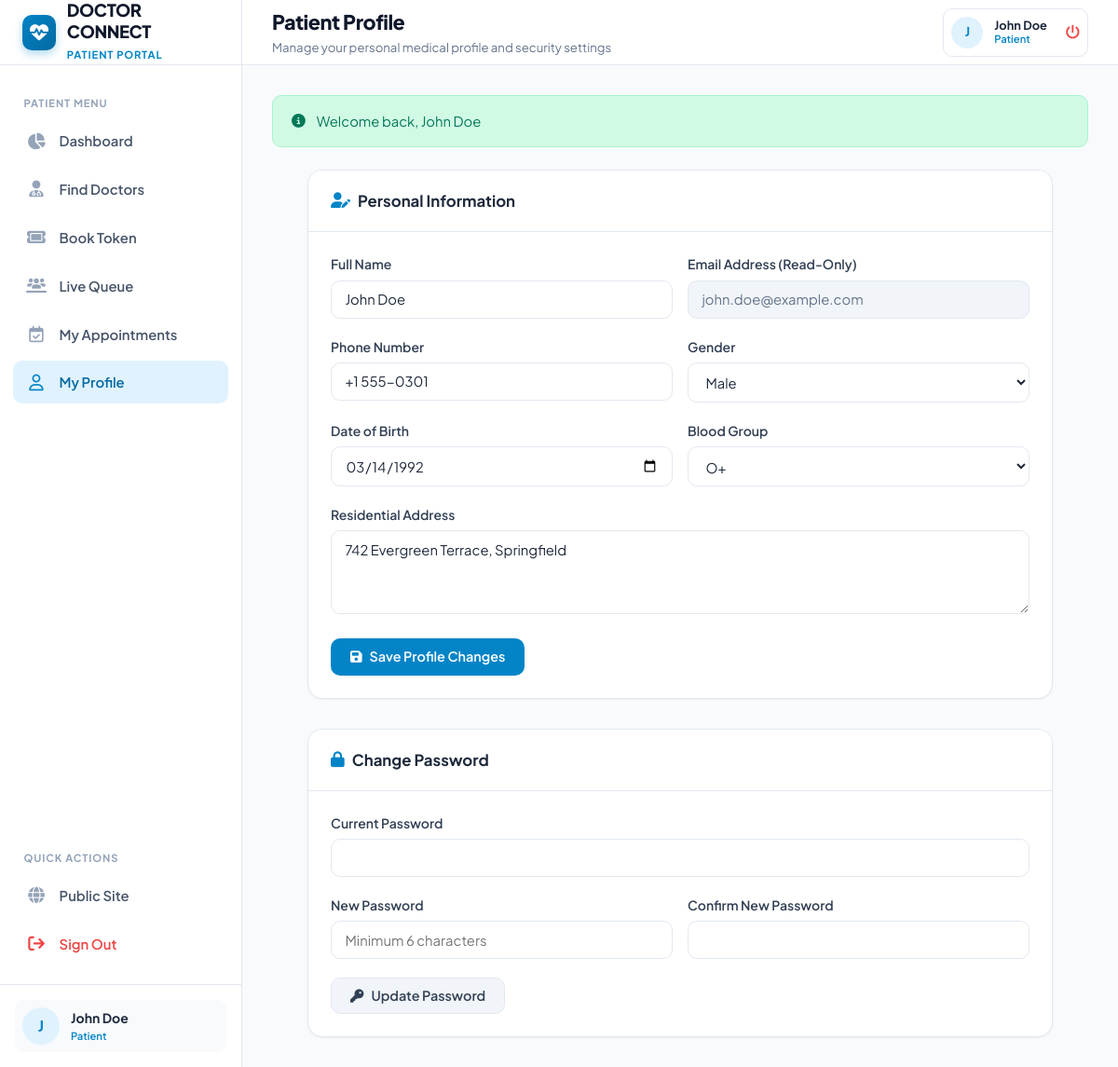
The page /patient/profile.php (signed in) on the database its author committed.
### tables this page shows
CREATE TABLE `users` (
  `id` INT AUTO_INCREMENT PRIMARY KEY,
  `name` VARCHAR(100) NOT NULL,
  `email` VARCHAR(150) NOT NULL UNIQUE,
  `password` VARCHAR(255) NOT NULL,
  `role` ENUM('patient', 'doctor', 'admin') NOT NULL DEFAULT 'patient',
  `phone` VARCHAR(30) NULL,
  `gender` ENUM('male', 'female', 'other') DEFAULT 'male',
  `date_of_birth` DATE NULL,
  `blood_group` VARCHAR(10) NULL,
  `address` TEXT NULL,
  `profile_image` VARCHAR(255) NULL,
  `created_at` TIMESTAMP DEFAULT CURRENT_TIMESTAMP,
  `updated_at` TIMESTAMP DEFAULT CURRENT_TIMESTAMP ON UPDATE CURRENT_TIMESTAMP,
  INDEX `idx_user_role` (`role`),
  INDEX `idx_user_email` (`email`)
);

### includes/functions.php (called while the page is built, shortened)
<?php
function e(?string $data): string
{
    return htmlspecialchars((string) ($data ?? ''), ENT_QUOTES, 'UTF-8');
}
function is_logged_in(): bool
{
    return !empty($_SESSION['user_id']);
}
function current_user(): ?array
{
    return [
        'id' => $_SESSION['user_id'] ?? null,
        'name' => $_SESSION['user_name'] ?? '',
        'email' => $_SESSION['user_email'] ?? '',
        'role' => $_SESSION['user_role'] ?? '',
        'doctor_id' => $_SESSION['doctor_id'] ?? null
    ];
}
function get_flash_message(): ?array
{
    if (isset($_SESSION['flash_message'])) {
        $msg = $_SESSION['flash_message'];
        return $msg;
    }
    return null;
}

### includes/auth_check.php (called while the page is built, shortened)
<?php
require_once __DIR__ . '/functions.php';
$currentUser = current_user();

### patient/profile.php (the view, shortened to what this page needs)
<?php
require_once __DIR__ . '/../includes/auth_check.php';
$pageTitle = 'Patient Profile';
$pageSubtitle = 'Manage your personal medical profile and security settings';
$pdo = get_db_connection();
$userId = (int)($currentUser['id'] ?? 0);
$stmt = $pdo->prepare("SELECT * FROM users WHERE id = ?");
$stmt->execute([$userId]);
$userData = $stmt->fetch();
require_once __DIR__ . '/../includes/header.php';
?>
<div style="max-width: 800px; margin: 0 auto;">
    <div class="card" style="margin-bottom: 2rem;">
        <div class="card-header">
            <div class="card-title">
                <i class="fa-solid fa-user-pen" style="color: var(--primary);"></i>
                Personal Information
            </div>
        </div>
        <div class="card-body">
            <form method="POST" action="profile.php">
                <div class="form-row">
                    <div class="form-group">
                        <label for="name" class="form-label">Full Name</label>
                        <input type="text" id="name" name="name" class="form-control" value="<?= e($userData['name']); ?>" required>
                    </div>
                    <div class="form-group">
                        <label class="form-label">Email Address (Read-Only)</label>
                        <input type="email" class="form-control" value="<?= e($userData['email']); ?>" disabled style="background: var(--slate-100); color: var(--slate-500);">
                    </div>
                </div>
                <div class="form-row">
                    <div class="form-group">
                        <label for="phone" class="form-label">Phone Number</label>
                        <input type="text" id="phone" name="phone" class="form-control" value="<?= e($userData['phone'] ?? ''); ?>">
                    </div>
                    <div class="form-group">
                        <label for="gender" class="form-label">Gender</label>
                        <select id="gender" name="gender" class="form-select">
                            <option value="male" <?= ($userData['gender'] ?? '') === 'male' ? 'selected' : ''; ?>>Male</option>
                        </select>
                    </div>
                </div>
                <div class="form-row">
                    <div class="form-group">
                        <label for="date_of_birth" class="form-label">Date of Birth</label>
                        <input type="date" id="date_of_birth" name="date_of_birth" class="form-control" value="<?= e($userData['date_of_birth'] ?? ''); ?>">
                    </div>
                    <div class="form-group">
                        <label for="blood_group" class="form-label">Blood Group</label>
                        <select id="blood_group" name="blood_group" class="form-select">
                            <?php foreach (['A+', 'A-', 'B+', 'B-', 'AB+', 'AB-', 'O+', 'O-'] as $bg): ?>
                                <option value="<?= $bg ?>" <?= ($userData['blood_group'] ?? '') === $bg ? 'selected' : ''; ?>><?= $bg ?></option>
                            <?php endforeach; ?>
                        </select>
                    </div>
                </div>
                <div class="form-group">
                    <label for="address" class="form-label">Residential Address</label>
                    <textarea id="address" name="address" class="form-control" rows="2"><?= e($userData['address'] ?? ''); ?></textarea>
                </div>
                <button type="submit" class="btn btn-primary">
                    <i class="fa-solid fa-floppy-disk"></i> Save Profile Changes
                </button>
            </form>
        </div>
    </div>
    <div class="card">
        <div class="card-header">
            <div class="card-title">
                <i class="fa-solid fa-lock" style="color: var(--primary);"></i>
                Change Password
            </div>
        </div>
        <div class="card-body">
            <form method="POST" action="profile.php">
                <div class="form-group">
                    <label for="current_password" class="form-label">Current Password</label>
                    <input type="password" id="current_password" name="current_password" class="form-control" required>
                </div>
                <div class="form-row">
                    <div class="form-group">
                        <label for="new_password" class="form-label">New Password</label>
                        <input type="password" id="new_password" name="new_password" class="form-control" required placeholder="Minimum 6 characters">
                    </div>
                    <div class="form-group">
                        <label for="confirm_password" class="form-label">Confirm New Password</label>
                        <input type="password" id="confirm_password" name="confirm_password" class="form-control" required>
                    </div>
                </div>
                <button type="submit" class="btn btn-secondary">
                    <i class="fa-solid fa-key"></i> Update Password
                </button>
            </form>
        </div>
    </div>
</div>
<?php require_once __DIR__ . '/../includes/footer.php'; ?>

### includes/header.php (shortened to what this page needs)
<?php
require_once __DIR__ . '/functions.php';
$currentUser = $currentUser ?? current_user() ?? [
    'id' => null,
    'name' => 'Guest',
    'email' => '',
    'role' => 'patient',
    'doctor_id' => null
];
$pageTitle = $pageTitle ?? 'Dashboard';
$pageSubtitle = $pageSubtitle ?? '';
?>
<!DOCTYPE html>
<html lang="en">
<head>
    <link rel="stylesheet" href="https://cdnjs.cloudflare.com/ajax/libs/font-awesome/6.4.0/css/all.min.css">
    <link rel="stylesheet" href="../assets/css/style.css">
</head>
<body>
<div class="app-layout">
    <?php require_once __DIR__ . '/sidebar.php'; ?>
    <main class="app-main">
        <header class="app-header">
            <div class="header-left">
                <div class="page-title">
                    <h1><?= e($pageTitle); ?></h1>
                    <?php if (!empty($pageSubtitle)): ?>
                        <p><?= e($pageSubtitle); ?></p>
                    <?php endif; ?>
                </div>
            </div>
            <div class="header-actions">
                <div class="user-snippet" style="border: 1px solid var(--border-color); background: #ffffff;">
                    <div class="user-avatar" style="width: 34px; height: 34px; font-size: 0.85rem;">
                        <?= strtoupper(substr($currentUser['name'] ?? 'U', 0, 1)); ?>
                    </div>
                    <div class="user-info" style="line-height: 1.2;">
                        <div class="name" style="font-size: 0.8rem;"><?= e($currentUser['name'] ?? 'Guest'); ?></div>
                        <div class="role-badge" style="font-size: 0.7rem; color: var(--primary);"><?= ucfirst(e($currentUser['role'] ?? 'User')); ?></div>
                    </div>
                    <a href="../auth/logout.php" title="Sign Out" style="color: var(--danger); margin-left: 0.5rem; font-size: 0.95rem;">
                        <i class="fa-solid fa-power-off"></i>
                    </a>
                </div>
            </div>
        </header>
        <div class="app-content">
            <?php
            $flash = get_flash_message();
            if ($flash):
            ?>
                <div class="alert alert-<?= e($flash['type']); ?>">
                    <i class="fa-solid fa-circle-info"></i>
                    <div><?= e($flash['message']); ?></div>
                </div>
            <?php endif; ?>

### includes/sidebar.php (shortened to what this page needs)
<?php
$currentUser = $currentUser ?? current_user() ?? [
    'id' => null,
    'name' => 'Guest',
    'email' => '',
    'role' => 'patient',
    'doctor_id' => null
];
$currentRole = $currentUser['role'] ?? 'patient';
$currentScript = basename($_SERVER['PHP_SELF']);
?>
<aside class="app-sidebar">
    <a href="../index.php" class="sidebar-brand">
        <div class="brand-icon">
            <i class="fa-solid fa-heart-pulse"></i>
        </div>
        <div class="brand-text">
            <h2>DOCTOR CONNECT</h2>
            <span><?= ucfirst($currentRole); ?> Portal</span>
        </div>
    </a>
    <nav class="sidebar-nav">
        <?php if ($currentRole === 'patient'): ?>
            <div class="nav-section-title">Patient Menu</div>
            <a href="dashboard.php" class="nav-item <?= $currentScript === 'dashboard.php' ? 'active' : ''; ?>">
                <i class="fa-solid fa-chart-pie"></i>
                <span>Dashboard</span>
            </a>
            <a href="doctors.php" class="nav-item <?= $currentScript === 'doctors.php' ? 'active' : ''; ?>">
                <i class="fa-solid fa-user-doctor"></i>
                <span>Find Doctors</span>
            </a>
            <a href="book_appointment.php" class="nav-item <?= $currentScript === 'book_appointment.php' ? 'active' : ''; ?>">
                <i class="fa-solid fa-ticket"></i>
                <span>Book Token</span>
            </a>
            <a href="queue.php" class="nav-item <?= $currentScript === 'queue.php' ? 'active' : ''; ?>">
                <i class="fa-solid fa-users-line"></i>
                <span>Live Queue</span>
            </a>
            <a href="appointments.php" class="nav-item <?= $currentScript === 'appointments.php' ? 'active' : ''; ?>">
                <i class="fa-regular fa-calendar-check"></i>
                <span>My Appointments</span>
            </a>
            <a href="profile.php" class="nav-item <?= $currentScript === 'profile.php' ? 'active' : ''; ?>">
                <i class="fa-regular fa-user"></i>
                <span>My Profile</span>
            </a>
        <?php endif; ?>
        <div class="nav-section-title" style="margin-top: auto;">Quick Actions</div>
        <a href="../index.php" class="nav-item" target="_blank">
            <i class="fa-solid fa-globe"></i>
            <span>Public Site</span>
        </a>
        <a href="../auth/logout.php" class="nav-item" style="color: var(--danger);">
            <i class="fa-solid fa-arrow-right-from-bracket" style="color: var(--danger);"></i>
            <span>Sign Out</span>
        </a>
    </nav>
    <div class="sidebar-footer">
        <div class="user-snippet">
            <div class="user-avatar">
                <?= strtoupper(substr($currentUser['name'] ?? 'U', 0, 1)); ?>
            </div>
            <div class="user-info">
                <div class="name"><?= e($currentUser['name'] ?? 'User'); ?></div>
                <div class="role-badge"><?= ucfirst($currentRole); ?></div>
            </div>
        </div>
    </div>
</aside>

### rows shown on the page
users: role "PATIENT", name "J", name "John Doe", role "Patient", email "john.doe@example.com", phone "+1 555-0301", gender "Male", date_of_birth "03/14/1992", blood_group "O+", address "742 Evergreen Terrace, Springfield"

### other values the page prints
$pageTitle "Patient Profile"
$pageSubtitle "Manage your personal medical profile and security settings"
$flash['message'] "Welcome back, John Doe"
